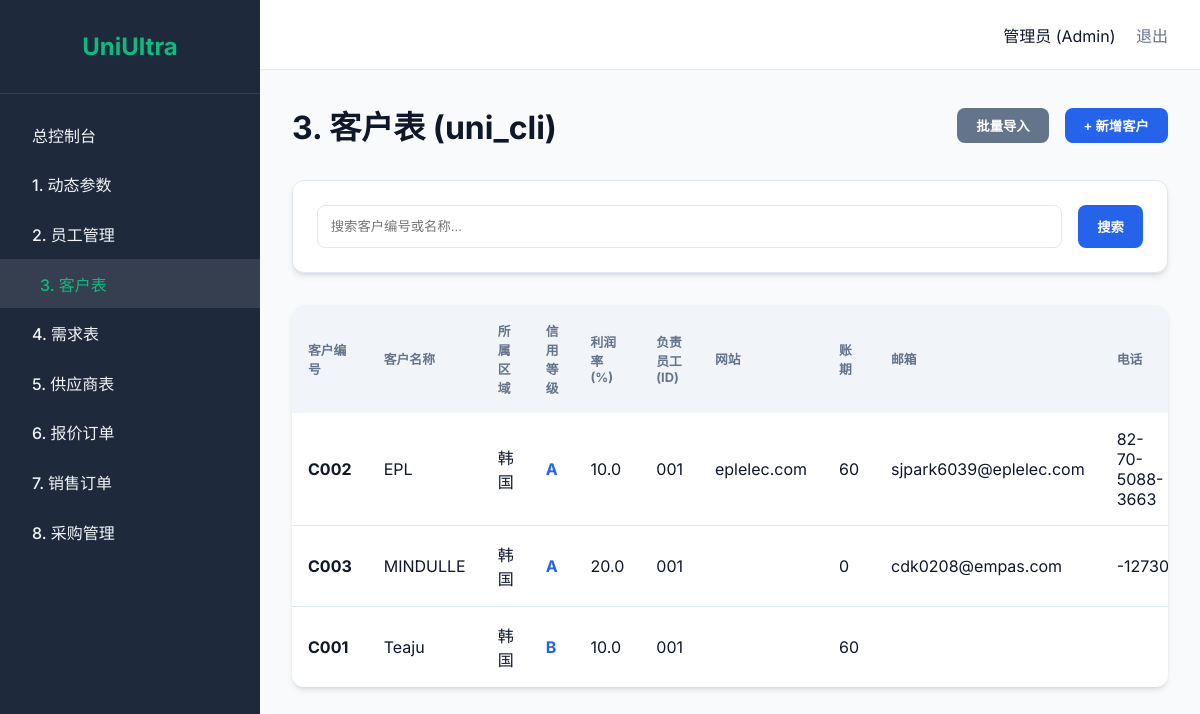
The app's page /cli (signed in) with its own data.
### tables this page shows
CREATE TABLE uni_cli (
        cli_id TEXT PRIMARY KEY,
        cli_name TEXT NOT NULL,
        region TEXT NOT NULL DEFAULT '韩国',
        credit_level TEXT DEFAULT 'A',
        margin_rate REAL DEFAULT 10.0,
        emp_id TEXT NOT NULL,
        website TEXT,
        payment_terms TEXT,
        email TEXT,
        phone TEXT,
        remark TEXT,
        created_at DATETIME DEFAULT (datetime('now', 'localtime')),
        FOREIGN KEY (emp_id) REFERENCES uni_emp(emp_id) ON UPDATE CASCADE
    );

### main.py (the view)
@app.get("/cli", response_class=HTMLResponse)
async def cli_page(request: Request, page: int = 1, search: str = "", current_user: dict = Depends(login_required)):
    search_kwargs = {"cli_name": search} if search else None
    result = get_paginated_list("uni_cli", page=page, search_kwargs=search_kwargs)
    employees, _ = get_emp_list(page=1, page_size=1000)
    return templates.TemplateResponse("cli.html", {
        "request": request, "active_page": "cli", "current_user": current_user,
        "items": result["items"], "total_pages": result["total_pages"],
        "page": page, "search": search, "employees": employees
    })

### templates/cli.html (shortened to what this page needs)
{% extends "layout.html" %}
{% block content %}
<div style="display: flex; justify-content: space-between; align-items: center; margin-bottom: 2rem;">
    <h1>3. 客户表 (uni_cli)</h1>
    {% if current_user.rule == '3' or current_user.rule == '0' %}
    <div style="display: flex; gap: 1rem;">
        <button class="btn" style="background: var(--secondary); color: white;"
            onclick="toggleModal('importModal')">批量导入</button>
        <button class="btn btn-primary" onclick="toggleModal('addModal')">+ 新增客户</button>
    </div>
    {% endif %}
</div>
<div class="card" style="margin-bottom: 2rem;">
    <form action="/cli" method="get" style="display: flex; gap: 1rem;">
        <input type="text" name="search" value="{{ search }}" placeholder="搜索客户编号或名称..."
            style="flex: 1; padding: 0.8rem; border: 1px solid var(--border); border-radius: 8px;">
        <button type="submit" class="btn btn-primary">搜索</button>
    </form>
</div>
<div class="table-container">
    <div style="overflow-x: auto;">
        <table>
            <thead>
                <tr>
                    <th>客户编号</th>
                    <th>客户名称</th>
                    <th>所属区域</th>
                    <th>信用等级</th>
                    <th>利润率(%)</th>
                    <th>负责员工(ID)</th>
                    <th>网站</th>
                    <th>账期</th>
                    <th>邮箱</th>
                    <th>电话</th>
                </tr>
            </thead>
            <tbody>
                {% for item in items %}
                <tr>
                    <td style="font-weight: 700;">{{ item.cli_id }}</td>
                    <td {% if current_user.rule=='3' or current_user.rule=='0'
                        %}ondblclick="makeEditable(this, '{{ item.cli_id }}', 'cli_name')" {% endif %}>{{ item.cli_name
                        }}</td>
                    <td {% if current_user.rule=='3' or current_user.rule=='0'
                        %}ondblclick="makeEditable(this, '{{ item.cli_id }}', 'region')" {% endif %}>{{ item.region }}
                    </td>
                    <td {% if current_user.rule=='3' or current_user.rule=='0'
                        %}ondblclick="makeEditable(this, '{{ item.cli_id }}', 'credit_level')" {% endif %}><span
                            style="color: var(--primary); font-weight: bold;">{{ item.credit_level }}</span></td>
                    <td {% if current_user.rule=='3' or current_user.rule=='0'
                        %}ondblclick="makeEditable(this, '{{ item.cli_id }}', 'margin_rate')" {% endif %}>{{
                        item.margin_rate }}</td>
                    <td {% if current_user.rule=='3' or current_user.rule=='0'
                        %}ondblclick="makeEditable(this, '{{ item.cli_id }}', 'emp_id')" {% endif %}>{{ item.emp_id }}
                    </td>
                    <td {% if current_user.rule=='3' or current_user.rule=='0'
                        %}ondblclick="makeEditable(this, '{{ item.cli_id }}', 'website')" {% endif %}>{{ item.website }}
                    </td>
                    <td {% if current_user.rule=='3' or current_user.rule=='0'
                        %}ondblclick="makeEditable(this, '{{ item.cli_id }}', 'payment_terms')" {% endif %}>{{
                        item.payment_terms }}</td>
                    <td {% if current_user.rule=='3' or current_user.rule=='0'
                        %}ondblclick="makeEditable(this, '{{ item.cli_id }}', 'email')" {% endif %}>{{ item.email }}
                    </td>
                    <td {% if current_user.rule=='3' or current_user.rule=='0'
                        %}ondblclick="makeEditable(this, '{{ item.cli_id }}', 'phone')" {% endif %}>{{ item.phone }}
                    </td>
                </tr>
                {% endfor %}
            </tbody>
        </table>
    </div>
</div>
{% endblock %}

### templates/layout.html (shortened to what this page needs)
<!DOCTYPE html>
<html lang="zh">
<head>
    <link rel="stylesheet" href="{{ url_for('static', path='/style.css') }}">
</head>
<body>
    <div class="sidebar">
        <div class="sidebar-header">UniUltra</div>
        <nav class="sidebar-menu">
            <a href="/" class="menu-item {% if active_page == 'dashboard' %}active{% endif %}">总控制台</a>
            <a href="/daily" class="menu-item {% if active_page == 'daily' %}active{% endif %}">1. 动态参数</a>
            <a href="/emp" class="menu-item {% if active_page == 'emp' %}active{% endif %}">2. 员工管理</a>
            <a href="/cli" class="menu-item {% if active_page == 'cli' %}active{% endif %}">3. 客户表</a>
            <a href="#" class="menu-item {% if active_page == 'quote' %}active{% endif %}">4. 需求表</a>
            <a href="/vendor" class="menu-item {% if active_page == 'vendor' %}active{% endif %}">5. 供应商表</a>
            <a href="/offer" class="menu-item {% if active_page == 'offer' %}active{% endif %}">6. 报价订单</a>
            <a href="/order" class="menu-item {% if active_page == 'order' %}active{% endif %}">7. 销售订单</a>
            <a href="/buy" class="menu-item {% if active_page == 'buy' %}active{% endif %}">8. 采购管理</a>
        </nav>
    </div>
    <div class="main-content">
        <header class="navbar">
            <div class="user-info">
                <span>管理员 (Admin)</span>
                <a href="/login" style="margin-left: 1rem; color: var(--secondary); text-decoration: none;">退出</a>
            </div>
        </header>
        <main class="container fade-in">
            {% block content %}{% endblock %}
        </main>
    </div>
</body>
</html>

### static/style.css (style rules this page uses)
:root { --primary: #2563eb; --primary-hover: #1d4ed8; --secondary: #64748b; --bg-main: #f8fafc; --bg-side: #1e293b; --text-main: #0f172a; --text-side: #f1f5f9; --accent: #10b981; --card-bg: #ffffff; --border: #e2e8f0; --shadow: 0 4px 6px -1px rgb(0 0 0 / 0.1), 0 2px 4px -2px rgb(0 0 0 / 0.1); --radius: 12px; }
* { box-sizing: border-box; margin: 0; padding: 0; }
body { font-family: 'Inter', 'Outfit', sans-serif; background-color: var(--bg-main); color: var(--text-main); display: flex; height: 100vh; }
.sidebar { width: 260px; background-color: var(--bg-side); color: var(--text-side); display: flex; flex-direction: column; transition: all 0.3s ease; }
.sidebar-header { padding: 2rem; font-size: 1.5rem; font-weight: 700; text-align: center; border-bottom: 1px solid rgba(255, 255, 255, 0.1); color: var(--accent); }
.sidebar-menu { flex: 1; padding: 1rem 0; overflow-y: auto; }
.menu-item { display: flex; align-items: center; padding: 0.8rem 2rem; color: var(--text-side); text-decoration: none; transition: all 0.2s; font-weight: 500; }
.menu-item:hover, .menu-item.active { background-color: rgba(255, 255, 255, 0.1); color: var(--accent); padding-left: 2.5rem; }
.main-content { flex: 1; display: flex; flex-direction: column; overflow: hidden; }
.navbar { height: 70px; background-color: var(--card-bg); display: flex; align-items: center; justify-content: flex-end; padding: 0 2rem; border-bottom: 1px solid var(--border); }
.container { flex: 1; padding: 2rem; overflow-y: scroll; }
.card { background: var(--card-bg); padding: 1.5rem; border-radius: var(--radius); box-shadow: var(--shadow); border: 1px solid var(--border); transition: transform 0.3s; }
.table-container { background: var(--card-bg); border-radius: var(--radius); overflow: hidden; box-shadow: var(--shadow); }
table { width: 100%; border-collapse: collapse; }
th { background-color: #f1f5f9; padding: 1rem; text-align: left; font-size: 0.8rem; text-transform: uppercase; color: var(--secondary); }
td { padding: 1rem; border-bottom: 1px solid var(--border); }
tr:last-child td { border-bottom: none; }
.btn { padding: 0.5rem 1.2rem; border-radius: 8px; border: none; cursor: pointer; font-weight: 600; transition: 0.2s; }
.btn-primary { background-color: var(--primary); color: white; }
.fade-in { animation: fadeIn 0.5s ease forwards; }

### records on screen
uni_cli: cli_id "C002", cli_name "EPL", region "韩国", credit_level "A", margin_rate "10.0", emp_id "001", website "eplelec.com", payment_terms "60", email "sjpark6039@eplelec.com", phone "82-70-5088-3663"
uni_cli: cli_id "C003", cli_name "MINDULLE", region "韩国", credit_level "A", margin_rate "20.0", emp_id "001", payment_terms "0", email "cdk0208@empas.com", phone "-12730"
uni_cli: cli_id "C001", cli_name "Teaju", region "韩国", credit_level "B", margin_rate "10.0", emp_id "001", payment_terms "60"
